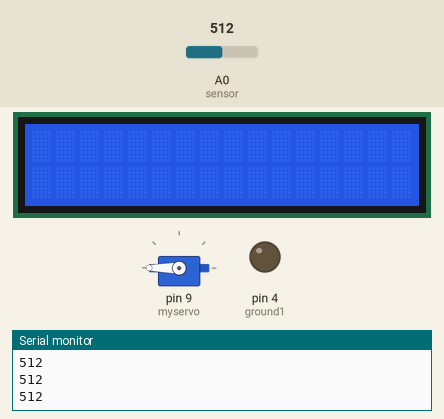
Simulated run of this sketch. Board: Arduino Uno, built with avr-gcc and run on an emulated ATmega328P. Parts: 16×2 character LCD, servo, output pins drawn as LEDs (lit = HIGH), the last lines printed to the serial monitor. The inputs (shaded band) are chosen by the test bench; at power-on: A0 (sensor) = 512. Pins used as bus, display or sensor lines are not drawn.

Above: at 1.2 s.
1.3 s: A0 (sensor) set to 498
At 2.3 s:
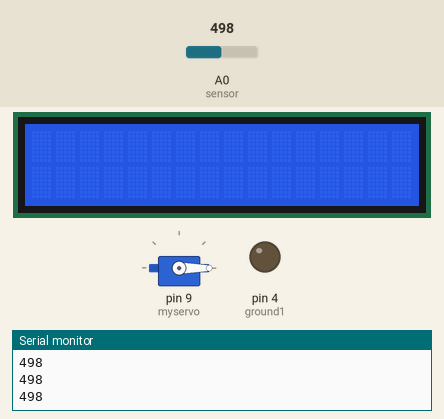
2.8 s: A0 (sensor) set to 522
At 3.4 s:
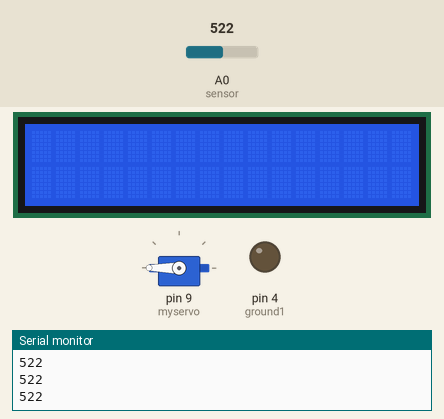
4.3 s: A0 (sensor) set to 511
At 5.7 s:
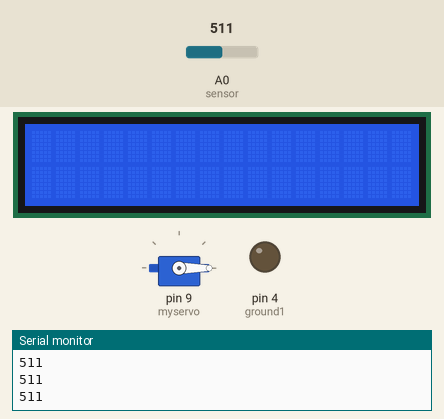
Timing chart, 0 to 7.3 s (numbered marks = the images above; inputs shaded):
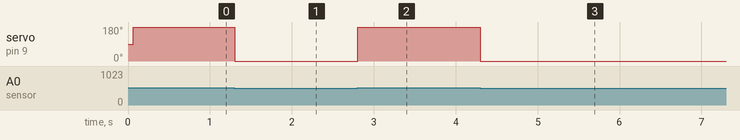

Measured:
- the behaviour switches between 512 and 511 on A0 (sensor) (found by bisection; images 0 and 1)
- after the input at 1.3 s, servo on pin 9 (myservo): 180° → 0° at once
- after the input at 2.8 s, servo on pin 9 (myservo): 0° → 180° at once
- after the input at 4.3 s, servo on pin 9 (myservo): 180° → 0° at once

The sketch:

Rain_sensor_servo_movement.ino
```cpp
#include <Servo.h>
Servo myservo;  // create Servo object to control a servo
// twelve Servo objects can be created on most boards

#include <Wire.h>
#include <LiquidCrystal_I2C.h>
LiquidCrystal_I2C lcd(0x27, 16, 2);


#define sensor A0
#define power1 2
#define ground1 4

int pos = 0;

void setup() {
  Serial.begin(9600);

  lcd.init();        // Initialize the LCD
  lcd.backlight();   // Turn on the backlight

  pinMode (sensor, INPUT);

  pinMode (power1, OUTPUT);
  pinMode (ground1, OUTPUT);
  digitalWrite (power1, HIGH);
  digitalWrite (ground1, LOW);

  myservo.attach(9);

}

void loop() {
  int value = analogRead(sensor);
  Serial.println(value);
  if (value>=512) {
    myservo.write(180);              // tell servo to go to position in variable 'pos'
    delay(15);                       // waits 15 ms for the servo to reach the position
  } else if (value<5120){
    myservo.write(0);              // tell servo to go to position in variable 'pos'
    delay(15);                       // waits 15 ms for the servo to reach the position
  }
  }
```
